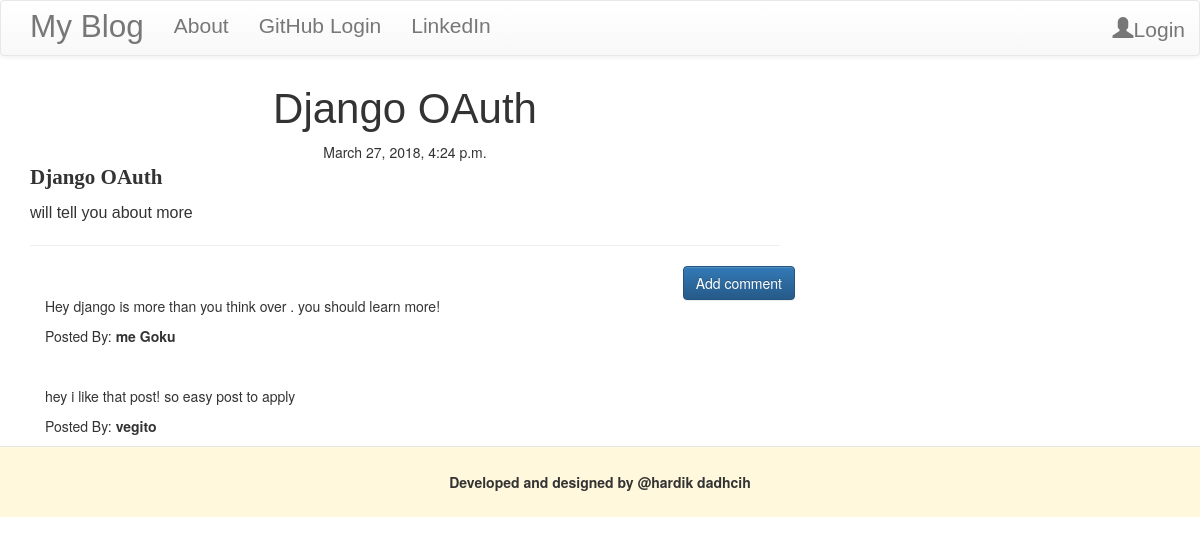
Page /post/7 on the committed database.
### blog/models.py (models this page shows, shortened)
class Post(models.Model):
    author = models.ForeignKey('auth.User')
    title = models.CharField(max_length=200)
    text = models.TextField()
    create_date = models.DateTimeField(default=timezone.now())
    published_date = models.DateTimeField(blank=True, null=True)

class Comment(models.Model):
    post = models.ForeignKey('blog.Post', related_name='comments')
    author = models.CharField(max_length=200)
    text = models.TextField()
    create_date = models.DateTimeField(default=timezone.now())
    approved_comment = models.BooleanField(default=False)

### blog/views.py (the view)
# urls.py: url(r'^post/(?P<pk>\d+)$', views.PostDetailView.as_view(), name='post_detail'),
class PostDetailView(DetailView):
    model = Post

### blog/templates/blog/post_detail.html (shortened to what this page needs)
{% extends 'blog/base.html' %}
{% block body_content %}
    <h1 class="posttitle"> {{ post.title }}</h1>
    {% if post.published_date %}
        <div class="date postdate">
            {{ post.published_date }}
        </div>
    {% else %}
        <a class="btn btn-default" href="{% url 'post_publish' pk=post.pk %}">Publish</a>
    {% endif %}
    <p class="postcontent">
        <strong>{{ post.title|safe|linebreaksbr }}</strong>
    </p>
    <p class="postdetails">{{ post.text|safe|linebreaksbr }}</p>
    <hr>
    <a class="btn btn-primary btn-comment" href="{% url 'add_comment_to_post' pk=post.pk %}">Add comment</a>
    <div class="container">
        {% for comment in post.comments.all %}
            <br>
            {% if user.is_authenticated or comment.approved_comment %}
                <p>{{ comment.text|safe|linebreaks }}</p>
                <p>Posted By: <strong>{{ comment.author }}</strong></p>
            {% endif %}
            {% empty %}
            <p>No comments!</p>
        {% endfor %}
    </div>
{% endblock %}

### blog/static/css/blog.css (style rules this page uses)
.postdate { text-align: center; }
.posttitle { font-family: 'Andale Mono',sans-serif; font-size: 3em; text-align: center; }
.postcontent { font-family: 'sans-serif'; font-size: 1.5em; }
.btn-comment { position: absolute; right:0px; }
.postdetails { font-family: Magneto, sans-serif; font-size: medium; align-content: center; }

### rows in the picture
Post: title "Django OAuth", published_date "March 27, 2018, 4:24 p.m.", text "will tell you about more"
Comment: text "Hey django is more than you think over . you should learn more!", author "me Goku"
Comment: text "hey i like that post! so easy post to apply", author "vegito"
